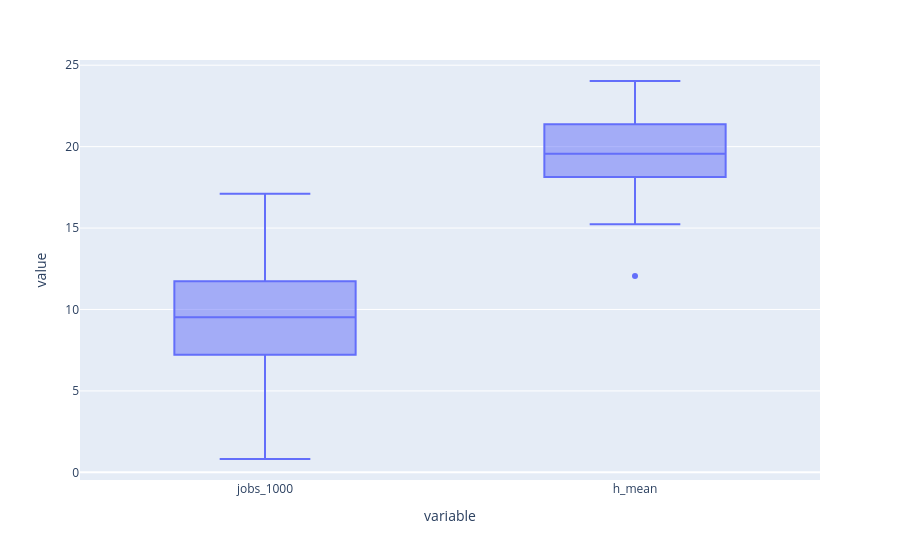

The notebook cell this image was saved under:
### Code cell
fig = px.box(df_cna_by_state_job_stats, y = ['jobs_1000','h_mean'])
fig.show()

#below figure shows that the median(not avg) rate of CNA jobs/1000 is 9/1000
#also shows median hourly wage is 19.57 

#while nationally for all jobs, hourly wage avg(not median) is 32

### Figure 1 — Plotly figure (JSON) as saved in the notebook; plotly's stock layout.template omitted (floating-point values rounded to 4 significant figures)
{"data": [{"alignmentgroup": "True", "hovertemplate": "variable=%{x}<br>value=%{y}<extra></extra>", "legendgroup": "", "marker": {"color": "#636efa"}, "name": "", "notched": false, "offsetgroup": "", "orientation": "v", "showlegend": false, "type": "box", "x": ["jobs_1000", "jobs_1000", "jobs_1000", "jobs_1000", "jobs_1000", "jobs_1000", "jobs_1000", "jobs_1000", "jobs_1000", "jobs_1000", "jobs_1000", "jobs_1000", "jobs_1000", "jobs_1000", "jobs_1000", "jobs_1000", "jobs_1000", "jobs_1000", "jobs_1000", "jobs_1000", "jobs_1000", "jobs_1000", "jobs_1000", "jobs_1000", "jobs_1000", "jobs_1000", "jobs_1000", "jobs_1000", "jobs_1000", "jobs_1000", "jobs_1000", "jobs_1000", "jobs_1000", "jobs_1000", "jobs_1000", "jobs_1000", "jobs_1000", "jobs_1000", "jobs_1000", "jobs_1000", "jobs_1000", "jobs_1000", "jobs_1000", "jobs_1000", "jobs_1000", "jobs_1000", "jobs_1000", "jobs_1000", "jobs_1000", "jobs_1000", "jobs_1000", "jobs_1000", "jobs_1000", "jobs_1000", "h_mean", "h_mean", "h_mean", "h_mean", "h_mean", "h_mean", "h_mean", "h_mean", "h_mean", "h_mean", "h_mean", "h_mean", "h_mean", "h_mean", "h_mean", "h_mean", "h_mean", "h_mean", "h_mean", "h_mean", "h_mean", "h_mean", "h_mean", "h_mean", "h_mean", "h_mean", "h_mean", "h_mean", "h_mean", "h_mean", "h_mean", "h_mean", "h_mean", "h_mean", "h_mean", "h_mean", "h_mean", "h_mean", "h_mean", "h_mean", "h_mean", "h_mean", "h_mean", "h_mean", "h_mean", "h_mean", "h_mean", "h_mean", "h_mean", "h_mean", "h_mean", "h_mean", "h_mean", "h_mean"], "x0": " ", "xaxis": "x", "y": [11.74, 5.159, 5.428, 13.67, 5.67, 7.222, 12.72, 11.88, 3.601, 9.296, 8.744, 7.439, 8.684, 10.66, 9.804, 14.71, 16.74, 11.49, 10.75, 13.52, 8.824, 10.51, 9.163, 9.233, 11.32, 11.19, 9.421, 16.23, 5.666, 10.53, 7.365, 5.349, 8.941, 12.51, 16.32, 11.28, 11.74, 6.511, 10.88, 17.11, 9.244, 14.39, 7.032, 6.287, 7.222, 10.33, 10.52, 7.934, 12.63, 9.399, 9.621, 3.819, 0.819, 3.542, 15.71, 23.34, 20.7, 16.04, 23.46, 21.87, 21.57, 19.29, 22.83, 18.42, 17.83, 21.87, 18.14, 21.13, 18.56, 19.51, 18.56, 18.25, 15.24, 21.88, 20.23, 22.18, 19.33, 21.75, 15.26, 18.1, 20.2, 19.63, 21.33, 22.69, 21.38, 18.42, 22.85, 18.26, 20.45, 19.16, 16.78, 24.03, 20.05, 21.03, 17.29, 18.3, 17.81, 17.79, 18.86, 20.97, 19.31, 24.02, 17.46, 20.7, 19.73, 16.71, 12.05, 19.7], "y0": " ", "yaxis": "y"}], "layout": {"boxmode": "group", "legend": {"tracegroupgap": 0}, "margin": {"t": 60}, "xaxis": {"anchor": "y", "domain": [0, 1], "title": {"text": "variable"}}, "yaxis": {"anchor": "x", "domain": [0, 1], "title": {"text": "value"}}}}
